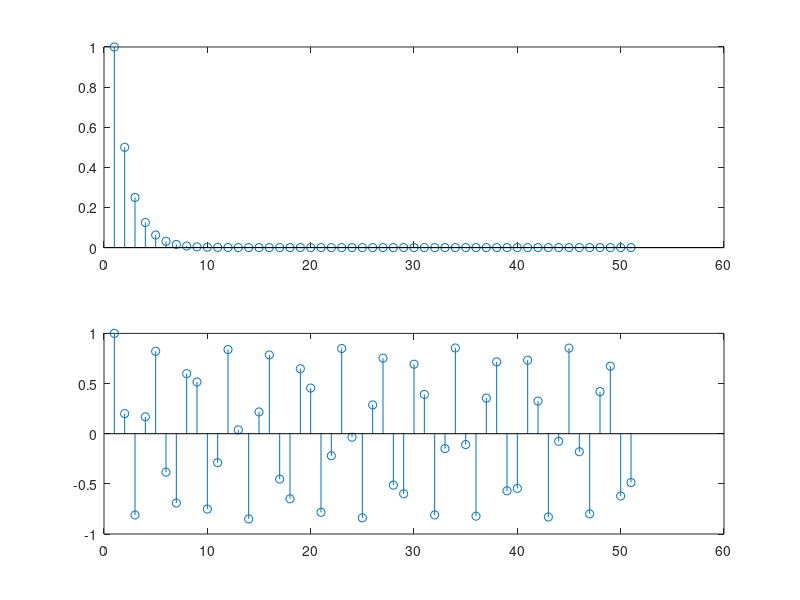

This chart was generated by the following MATLAB code:
clearvars;
close all;
clc;

%Problem 1, zero state response


n=[0:1:50];
x=(1/2).^n;

B=1;
A=[1 0.3 1];

y=filter(B,A,x);

subplot(2,1,1);
stem(x);
subplot(2,1,2);
stem(y);



